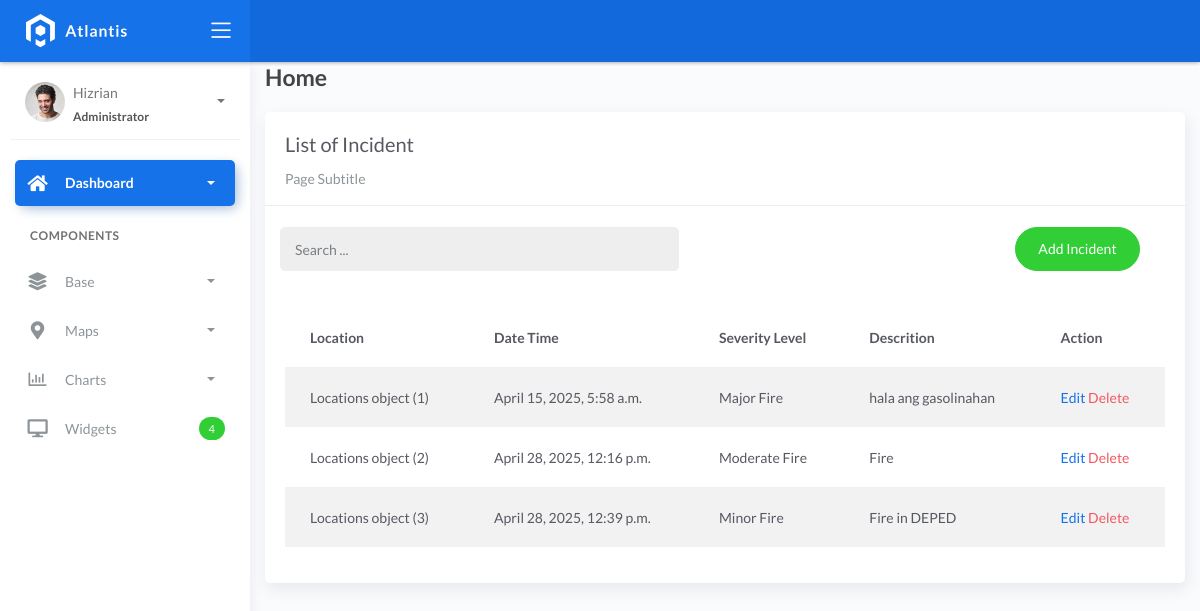
Before: /incident_list with the older database file.
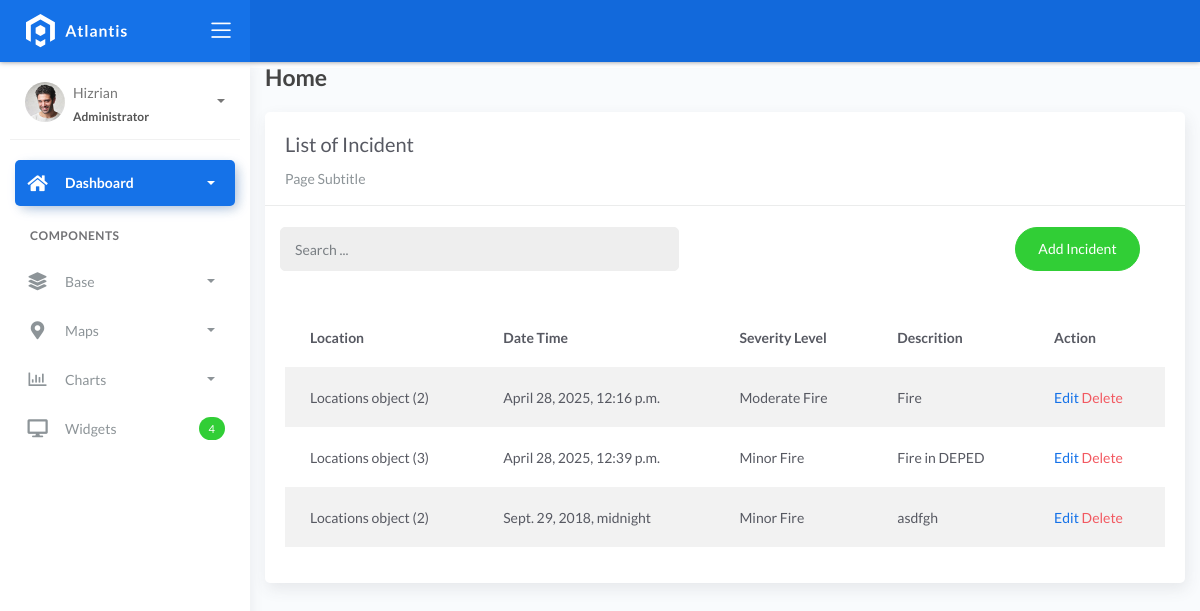
After: the same page with the newer database file.
### fire/models.py (models this page shows)
class BaseModel(models.Model):
    created_at = models.DateTimeField(auto_now_add=True, db_index=True)
    updated_at = models.DateTimeField(auto_now=True)
    class Meta:
        abstract = True

class Incident(BaseModel):
    SEVERITY_CHOICES = (
        ('Minor Fire', 'Minor Fire'),
        ('Moderate Fire', 'Moderate Fire'),
        ('Major Fire', 'Major Fire'),
    )
    location = models.ForeignKey(Locations, on_delete=models.CASCADE)
    date_time = models.DateTimeField(blank=True, null=True)
    severity_level = models.CharField(max_length=45, choices=SEVERITY_CHOICES)
    description = models.CharField(max_length=250)

class Locations(BaseModel):
    name = models.CharField(max_length=150)
    latitude = models.DecimalField(
        max_digits=22, decimal_places=16, null=True, blank=True)
    longitude = models.DecimalField(
        max_digits=22, decimal_places=16, null=True, blank=True)
    address = models.CharField(max_length=150)
    city = models.CharField(max_length=150)  # can be in separate table
    country = models.CharField(max_length=150)  # can be in separate table

### fire/views.py (the view)
# urls.py: path('incident_list', IncidentList.as_view(), name='incident-list'),
class IncidentList(ListView):
    model = Incident
    context_object_name = 'incident'
    template_name = 'incident_list.html'
    paginate_by = 5
    def get_queryset(self, *args, **kwargs):
        qs = super(IncidentList, self).get_queryset(*args, **kwargs)
        if self.request.GET.get("q") != None:
            query = self.request.GET.get('q')
            qs = qs.filter(Q(name__icontains=query) |
                            Q(description__icontains=query))
        return qs

### templates/incident_list.html (shortened to what this page needs)
{% extends 'base.html' %} {% load static %} {% block content %}
<div class="content">
    <div class="container-fluid">
        <h4 class="page-title">Home</h4>
        <div class="row">
            <div class="col-md-12">
                <div class="card">
                    <div class="card-header">
                        <div class="card-title">List of Incident</div>
                        <div class="card-category">Page Subtitle</div>
                    </div>
                    <br>
                        <div class="col-md-12 row">
                            <div class="col-md-6">
                                <form class="navbar-left navbar-form nav-search mr-md-3" action="{% url 'incident-list' %}">
                                    <div class="input-group">
                                        <input type="text" placeholder="Search ..." class="form-control" name="q">
                                        <div class="input-group-append">
                                        <span class="input-group-text">
                                        </span>
                                        </div>
                                    </div>
                                </form>
                            </div>
                            <div class="col-md-6">
                                <div class="pull-right">
                                    <a href="{% url 'incident-add' %}" class="btn btn-success btn-rounded">Add Incident</a>
                                </div>
                            </div>
                        </div>
                    <div class="card-body">
                        <table class="table table-striped mt-3">
                            <thead>
                                <tr>
                                    <th scope="col">Location</th>
                                    <th scope="col">Date Time</th>
                                    <th scope="col">Severity Level</th>
                                    <th scope="col">Descrition</th>
                                    <th scope="col">Action</th>
                                </tr>
                            </thead>
                            <tbody>
                                {% for object in object_list %}
                                <tr>
                                    <td>{{ object.location }}</td>
                                    <td>{{ object.date_time }}</td>
                                    <td>{{ object.severity_level }}</td>
                                    <td>{{ object.description }}</td>
                                    <td>
                                        <a href="incident_list/{{ object.id }}">Edit</a>
                                        <a href="incident_list/{{ object.id }}/delete" class="text-danger">Delete</a>
                                    </td>
                                </tr>
                                {% empty %}
                                <tr>
                                    <td colspan="4" style="text-align: center">
                                    <p class="text-sm font-weight-bold mb-0">No Records Found</p>
                                    </td>
                                </tr>
                                {% endfor %}
                            </tbody>
                        </table>
                    </div>
                </div>
            </div>
        </div>
    </div>
</div>
{% endblock %}

Changed rows visible on the page:
removed Incident: location "Locations object (1)", date_time "April 15, 2025, 5:58 a.m.", severity_level "Major Fire", description "hala ang gasolinahan"
added Incident: location "Locations object (2)", date_time "Sept. 29, 2018, midnight", severity_level "Minor Fire", description "asdfgh"
